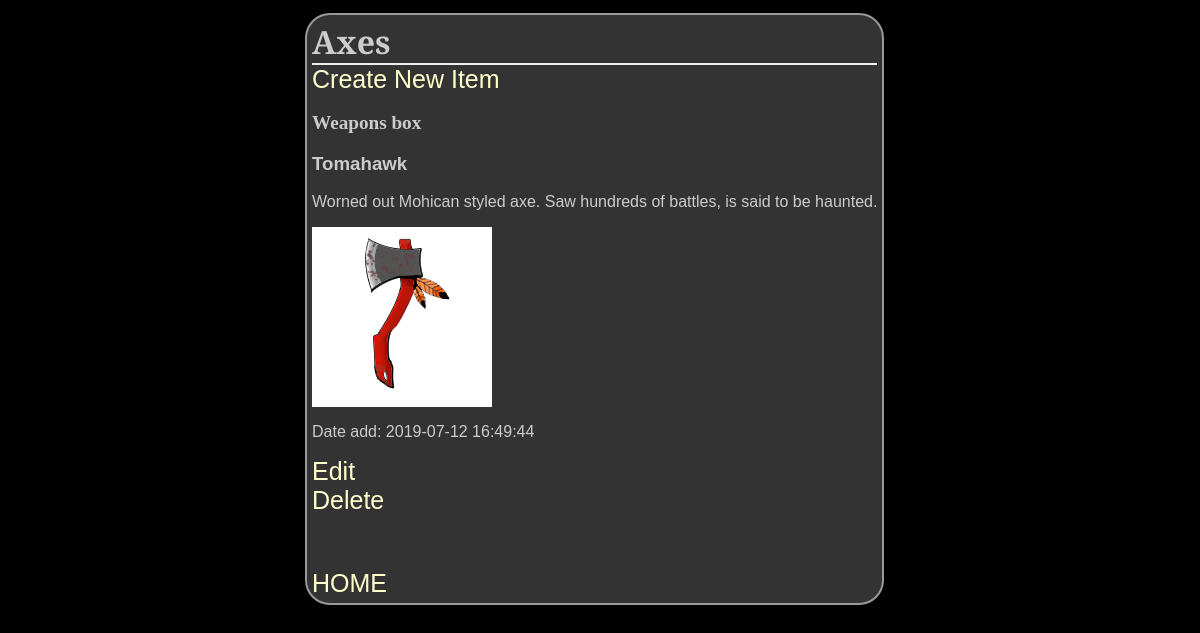
The app's page /weaponsGuide/2/1/items/ with its own data.
### database_setup_weapons.py (models this page shows, shortened)
class Categories(Base):
    __tablename__ = 'categories'
    id = Column(Integer, primary_key=True)
    name = Column(String(250), nullable=False)
    user_id = Column(Integer, ForeignKey('user.id'))
    user = relationship(User)

class CategoryItem(Base):
    __tablename__= 'category_item'
    name = Column(String(80), nullable = False)
    id = Column(Integer, primary_key = True)
    description = Column(String(350), nullable=False)
    picture = Column(String(350), nullable=False)
    dateAdd= Column(DateTime, default=func.now())
    categories_id = Column(Integer, ForeignKey('categories.id'))
    categories = relationship(Categories)
    user_id = Column(Integer, ForeignKey('user.id'))
    user = relationship(User)

### finalproject.py (the view)
@app.route('/weaponsGuide/<int:category_id>/<int:user_id>/')
@app.route('/weaponsGuide/<int:category_id>/<int:user_id>/items/')
def showCat(category_id, user_id):
    DBSession = sessionmaker(bind=engine)
    session = DBSession()
    categories = session.query(Categories).filter_by(id=category_id).one()
    items = session.query(CategoryItem).filter_by(
        categories_id=category_id).all()
    return render_template('weapons.html', items=items, category=categories, user_id=user_id)

### templates/weapons.html (shortened to what this page needs)
<html>
<head>
<link rel=stylesheet type=text/css href="{{ url_for('static', filename='styles.css') }}">
	</head>
	<body>
		<div class = 'pane'>
		<h1>{{ category.name }}</h1>
    {% if items !=[] %}
		<a href = "{{url_for('newWeapon', category_id = category.id, user_id=user_id)}}">Create New Item</a>
	<h2>Weapons box</h2>
		{% for i in items %}
		<h3>{{i.name}}</h3>
		<p>{{i.description}}</p>
		<img src="{{url_for('static',filename= i.picture)}}" height="180" width="180">
		<p> Date add: {{i.dateAdd}}</p>
		<a href="{{url_for('editWeapon', category_id = category.id, items_id = i.id, user_id=user_id)}}" >Edit</a>
	<a href="{{url_for('deleteWeapon', category_id = category.id, items_id = i.id, user_id=user_id)}}" >Delete</a>
		{% endfor %}
		{% else %}
		<p> You currently have no menu items. <p>
		<a href = "{{url_for('newWeapon', category_id = category.id, user_id=user_id)}}">Create New Item</a>
			{% endif %}
<a href="{{ url_for('showCategories',user_id=user_id)}}" > HOME </a>
</div>
	</body>
</html>

### static/styles.css (style rules this page uses)
body { font-family: sans-serif; background-color: black; }
h1, h2, h3, h4 { color: #CCCCCC; }
h1, h2 { margin: 0; }
h1 { border-bottom: 2px solid #eee; font-family: 'Cinzel', serif; }
h2 { font-family: 'Georgia', serif; font-size: 1.2em; }
p { color: #CCCCCC; }
a { text-decoration: none; color:#FFFFCC; font-size: 25px; font-family: Arial, Helvetica, sans-serif; }
.pane { position:absolute; left: 25%; border: 2px solid; border-radius: 25px; padding: 5px; margin: 5px; border-color: #999999; background-color: #333333; }

### records on screen
Categories: name "Axes"
CategoryItem: name "Tomahawk", description "Worned out Mohican styled axe. Saw hundreds of battles, is said to be haunted.", picture (picture), dateAdd "2019-07-12 16:49:44"
